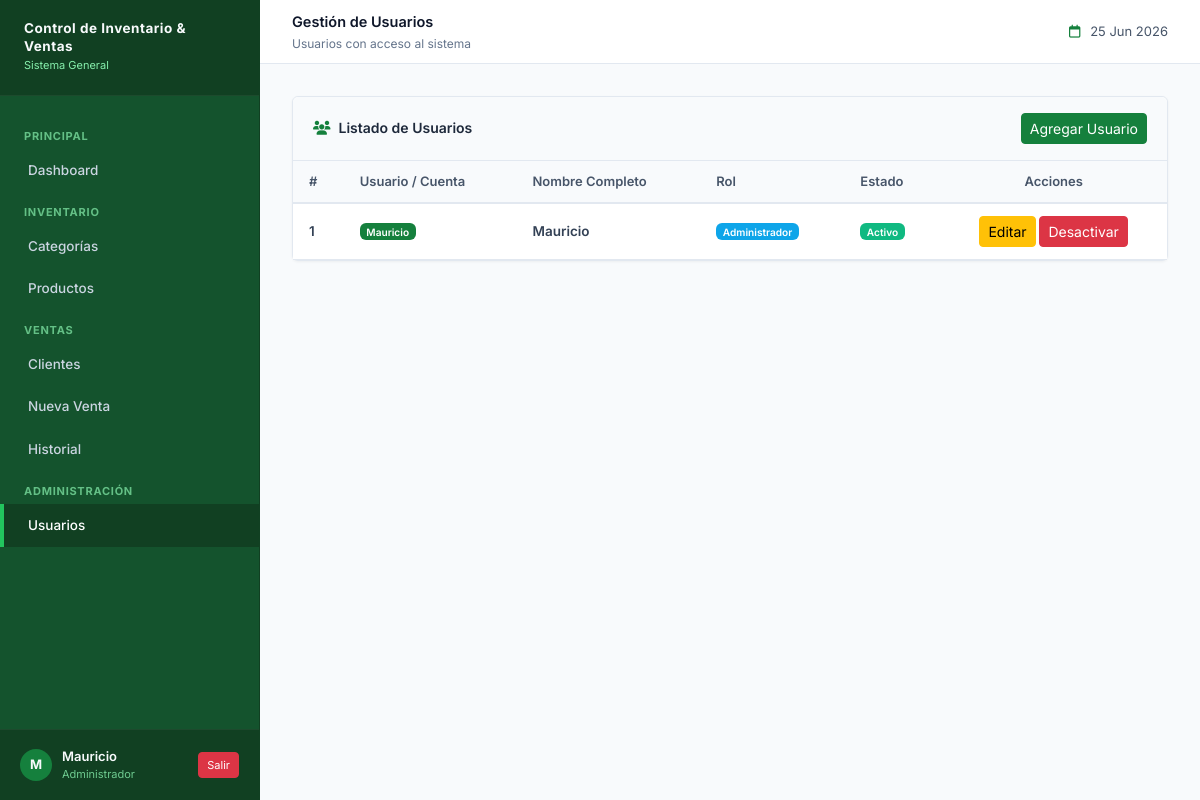
The app's page /Capa_Presentacion/usuarios.php (signed in) with its own data.
### tables this page shows
CREATE TABLE IF NOT EXISTS `usuario` (
  `id_usuario` int NOT NULL AUTO_INCREMENT,
  `id_rol` int NOT NULL,
  `usuario` varchar(30) NOT NULL,
  `nombre` varchar(30) NOT NULL,
  `apellidos` varchar(30) NOT NULL,
  `tipo_documento` varchar(20) DEFAULT NULL,
  `num_documento` varchar(20) DEFAULT NULL,
  `direccion` varchar(70) DEFAULT NULL,
  `telefono` varchar(20) DEFAULT NULL,
  `email` varchar(50) NOT NULL,
  `clave` varchar(64) NOT NULL,
  `estado` tinyint(1) NOT NULL DEFAULT '1',
  PRIMARY KEY (`id_usuario`),
  UNIQUE KEY `uq_usuario` (`usuario`),
  UNIQUE KEY `uq_email` (`email`),
  UNIQUE KEY `uq_num_documento` (`num_documento`),
  KEY `id_rol` (`id_rol`),
  CONSTRAINT `usuario_ibfk_1` FOREIGN KEY (`id_rol`) REFERENCES `rol` (`id_rol`) ON DELETE RESTRICT ON UPDATE CASCADE
);

### Capa_Negocio/UsuarioNegocio.php (called while the page is built, shortened)
<?php
require_once __DIR__ . DIRECTORY_SEPARATOR . '..' . DIRECTORY_SEPARATOR . 'Capa_Datos' . DIRECTORY_SEPARATOR . 'UsuarioDatos.php';
require_once __DIR__ . DIRECTORY_SEPARATOR . '..' . DIRECTORY_SEPARATOR . 'Capa_Entidades' . DIRECTORY_SEPARATOR . 'Usuario.php';
class UsuarioNegocio {
    private $usuarioDatos;
    public function __construct() {
        $this->usuarioDatos = new UsuarioDatos();
    }
    public function listarUsuarios() {
        return $this->usuarioDatos->listarTodo();
    }
}

### Capa_Datos/UsuarioDatos.php (called while the page is built, shortened)
<?php
require_once __DIR__ . DIRECTORY_SEPARATOR . 'Conexion.php';
require_once __DIR__ . DIRECTORY_SEPARATOR . '..' . DIRECTORY_SEPARATOR . 'Capa_Entidades' . DIRECTORY_SEPARATOR . 'Usuario.php';
class UsuarioDatos {
    private $conexion;
    public function __construct() {
        $this->conexion = new Conexion();
    }
    public function listarTodo() {
        $sql = "SELECT id_usuario, usuario, clave, nombre, id_rol, estado FROM usuario";
        $filas = $this->conexion->get_records($sql);
        $listaUsuarios = [];
        foreach ($filas as $fila) {
            $listaUsuarios[] = new Usuario(
                $fila['id_usuario'],
                $fila['usuario'],
                $fila['clave'],
                $fila['nombre'],
                $fila['id_rol'],
                (bool)$fila['estado']
            );
        }
        return $listaUsuarios;
    }
}

### Capa_Datos/Conexion.php (called while the page is built, shortened)
<?php
class Conexion {
    private $server;
    private $db_name;
    private $user;
    private $password;
    private $charset;
    public $pdo;
    public function __construct() {
        $this->server   = $_ENV['DB_SERVER']   ?? 'localhost';
        $this->db_name  = $_ENV['DB_NAME']     ?? 'almacen_inventario';
        $this->user     = $_ENV['DB_USER']     ?? 'root';
        $this->password = $_ENV['DB_PASS']     ?? '';
        $this->charset  = $_ENV['DB_CHARSET']  ?? 'utf8mb4';
    }
    public function conectar() {
        $dsn = "mysql:host={$this->server};dbname={$this->db_name};charset={$this->charset}";
        $options = [
            PDO::ATTR_ERRMODE            => PDO::ERRMODE_EXCEPTION,
            PDO::ATTR_DEFAULT_FETCH_MODE => PDO::FETCH_ASSOC,
            PDO::ATTR_EMULATE_PREPARES   => false,
        ];
        try {
            $this->pdo = new PDO($dsn, $this->user, $this->password, $options);
            return $this->pdo;
        } catch (PDOException $e) {
            $this->error = $e->getMessage();
            die("Error: No fue posible establecer una conexión con la base de datos. " . $this->error);
        }
    }
    public function cerrar_conexion() {
        $this->pdo = null;
    }
    public function get_records($sql, $params = []) {
        try {
            $stmt = $this->pdo->prepare($sql);
            $stmt->execute($params);
            $resultados = $stmt->fetchAll();
            return $resultados;
        } catch (PDOException $e) {
            $this->cerrar_conexion();
            die("Error al obtener los registros: " . $e->getMessage());
        }
    }
}

### Capa_Entidades/Usuario.php (called while the page is built, shortened)
<?php
class Usuario {
    private $id_usuario;
    private $username;
    private $nombre_complete;
    private $id_rol;
    private $estado;
    public function __construct($id_usuario = null, $username = "", $password = "", $nombre_complete = "", $id_rol = null, $estado = true) {
        $this->id_usuario = $id_usuario;
        $this->username = $username;
        $this->nombre_complete = $nombre_complete;
        $this->id_rol = $id_rol;
        $this->estado = $estado;
    }
    public function getIdUsuario() {
        return $this->id_usuario;
    }
    public function getUsername() {
        return $this->username;
    }
    public function getNombreComplete() {
        return $this->nombre_complete;
    }
    public function getIdRol() {
        return $this->id_rol;
    }
    public function getEstado() {
        return $this->estado;
    }
}

### Capa_Negocio/RolNegocio.php (called while the page is built, shortened)
<?php
require_once __DIR__ . DIRECTORY_SEPARATOR . '..' . DIRECTORY_SEPARATOR . 'Capa_Datos' . DIRECTORY_SEPARATOR . 'RolDatos.php';
class RolNegocio {
    private $rolDatos;
    public function __construct() {
        $this->rolDatos = new RolDatos();
    }
    public function listarTodo() {
        return $this->rolDatos->listarTodo();
    }
}

### Capa_Datos/RolDatos.php (called while the page is built, shortened)
<?php
require_once __DIR__ . DIRECTORY_SEPARATOR . 'Conexion.php';
require_once __DIR__ . DIRECTORY_SEPARATOR . '..' . DIRECTORY_SEPARATOR . 'Capa_Entidades' . DIRECTORY_SEPARATOR . 'Rol.php';
class RolDatos {
    private $conexion;
    public function __construct() {
        $this->conexion = new Conexion();
    }
    public function listarTodo() {
        $sql  = "SELECT id_rol, nombre FROM rol ORDER BY id_rol ASC";
        $filas = $this->conexion->get_records($sql);
        $lista = [];
        foreach ($filas as $fila) {
            $lista[] = new Rol($fila['id_rol'], $fila['nombre']);
        }
        return $lista;
    }
}

### Capa_Entidades/Rol.php (called while the page is built, shortened)
<?php
class Rol {
    private $nombre_rol;
    public function __construct($id_rol = null, $nombre_rol = "") {
        $this->nombre_rol = $nombre_rol;
    }
    public function getNombreRol() {
        return $this->nombre_rol;
    }
}

### Capa_Presentacion/usuarios.php (the view, shortened to what this page needs)
<?php
require_once __DIR__ . '/../Capa_Negocio/UsuarioNegocio.php';
$usuarioNegocio  = new UsuarioNegocio();
$listaUsuarios  = $usuarioNegocio->listarUsuarios()  ?? [];
require_once __DIR__ . '/../Capa_Negocio/RolNegocio.php';
$rolNegocio = new RolNegocio();
$listaRoles = $rolNegocio->listarTodo() ?? [];
$rolNombres = [];
foreach ($listaRoles as $r) {
    $rolNombres[$r->getIdRol()] = $r->getNombreRol();
}
require_once __DIR__ . '/includes/header.php';
?>
<body>
<div class="app-shell">
<?php require_once __DIR__ . '/includes/sidebar.php'; ?>
<div class="main-content">
    <header class="topbar">
        <div class="topbar-left">
            <div>
                <div class="topbar-title">Gestión de Usuarios</div>
                <div class="topbar-subtitle">Usuarios con acceso al sistema</div>
            </div>
        </div>
        <div class="topbar-right">
            <div class="topbar-date">
                <i class="fa-regular fa-calendar" style="margin-right:6px;color:var(--accent);"></i>
                <?php echo date('d M Y'); ?>
            </div>
        </div>
    </header>
    <main class="page-content">
        <div class="card">
            <div class="card-header">
                <h2 class="card-title">
                    <i class="fa-solid fa-users" style="color:var(--accent);"></i>
                    Listado de Usuarios
                </h2>
                <button class="btn btn-primary btn-sm" onclick="openModal('modalAddUser')">
                    Agregar Usuario
                </button>
            </div>
            <div class="table-wrapper">
                <table class="nx-table">
                    <thead>
                        <tr>
                            <th>#</th>
                            <th>Usuario / Cuenta</th>
                            <th>Nombre Completo</th>
                            <th>Rol</th>
                            <th>Estado</th>
                            <th style="text-align:center;">Acciones</th>
                        </tr>
                    </thead>
                    <tbody>
                    <?php if (empty($listaUsuarios)): ?>
                        <tr>
                            <td colspan="6">
                                <div class="empty-state">
                                    <div class="empty-icon">👤</div>
                                    <p>No hay usuarios registrados en el sistema.</p>
                                </div>
                            </td>
                        </tr>
                    <?php else: ?>
                        <?php foreach ($listaUsuarios as $user): ?>
                        <tr>
                            <td class="fw"><?php echo $user->getIdUsuario(); ?></td>
                            <td>
                                <span class="badge badge-accent">
                                    <?php echo htmlspecialchars($user->getUsername()); ?>
                                </span>
                            </td>
                            <td class="fw"><?php echo htmlspecialchars($user->getNombreComplete()); ?></td>
                            <td>
                                <?php
                                $rolName = $rolNombres[$user->getIdRol()] ?? 'Desconocido';
                                $badgeClass = 'badge-neutral';
                                if ($user->getIdRol() == 1) {
                                    $badgeClass = 'badge-info';
                                } elseif ($user->getIdRol() == 3) {
                                    $badgeClass = 'badge-accent';
                                }
                                ?>
                                <span class="badge <?php echo $badgeClass; ?>">
                                    <?php echo htmlspecialchars($rolName); ?>
                                </span>
                            </td>
                            <td>
                                <?php if ($user->getEstado()): ?>
                                    <span class="badge badge-success">Activo</span>
                                <?php else: ?>
                                    <span class="badge badge-danger">Inactivo</span>
                                <?php endif; ?>
                            </td>
                            <td style="text-align:center;">
                                <button class="btn btn-warning btn-sm"
                                        title="Editar usuario"
                                        onclick="openEditUser(<?php echo $user->getIdUsuario(); ?>, '<?php echo htmlspecialchars($user->getNombreComplete(), ENT_QUOTES); ?>', '<?php echo htmlspecialchars($user->getUsername(), ENT_QUOTES); ?>', <?php echo $user->getIdRol(); ?>)">
                                    Editar
                                </button>
                                <a href="/Almacen_In/Capa_Presentacion/Controladores/UsuarioController.php?accion=cambiar_estado&id=<?php echo $user->getIdUsuario(); ?>"
                                   class="btn <?php echo $user->getEstado() ? 'btn-danger' : 'btn-success'; ?> btn-sm"
                                   title="<?php echo $user->getEstado() ? 'Desactivar' : 'Activar'; ?>"
                                   onclick="return confirm('¿Confirmar cambio de estado?')">
                                    <?php echo $user->getEstado() ? 'Desactivar' : 'Activar'; ?>
                                </a>
                            </td>
                        </tr>
                        <?php endforeach; ?>
                    <?php endif; ?>
                    </tbody>
                </table>
            </div>
        </div>
    </main>
</div>
</div>
</body>
</html>

### records on screen
usuario: id_usuario "1", usuario "Mauricio", nombre "Mauricio", id_rol "Administrador", estado "Activo"

### other values on screen
$item['section'] "PRINCIPAL"
$item['label'] "Dashboard"
$item['section'] "INVENTARIO"
$item['label'] "Categorías"
$item['label'] "Productos"
$item['section'] "VENTAS"
$item['label'] "Clientes"
$item['label'] "Nueva Venta"
$item['label'] "Historial"
$item['section'] "ADMINISTRACIÓN"
$item['label'] "Usuarios"
$iniciales "M"
$nombreUsuario "Mauricio"
$rolNombre "Administrador"
